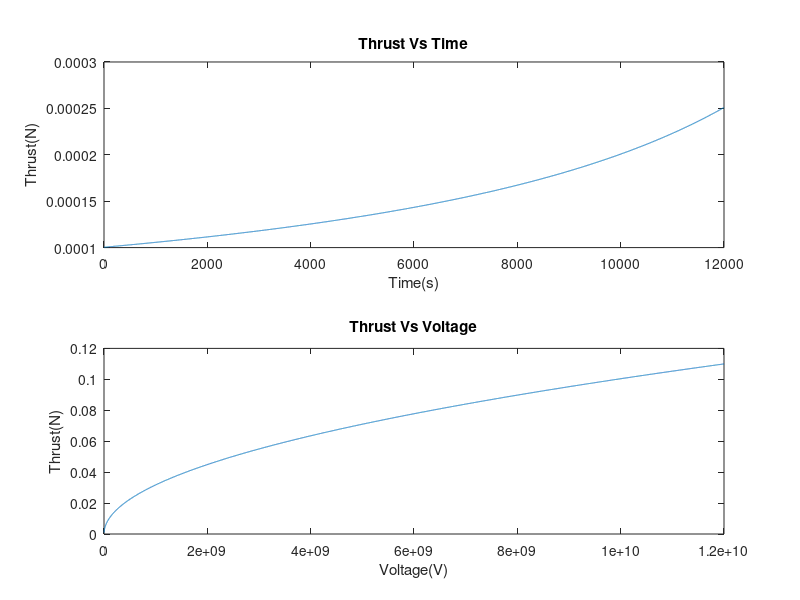

MATLAB code for this plot:
% Ion Thruster Project for ECE325
%
% Group Members:
%   Scott McCarney
%   Wilson Guo
%   John Buccilli
%   Alexandre Tessier
%
% Works Cited: 
%   http://ngpdlab.engin.umich.edu/electric-propulsion/field-emission-electric-propulsion
%   http://descanso.jpl.nasa.gov/SciTechBook/series1/Goebel__cmprsd_opt.pdf

clc

%Constants

q = 1.602*10^-19;       %charge of electron
m = 9.109*10^-31;       %mass of electron
CsMass = 2.2085*10^-25; %mass of Cesium
rocketMass = 2000;      %kilograms
ionFlowRate = 10000;    %ion/sec
impulseTime = 12000;    %Time thruster is active (s)
massOfIon = 1*10^-5;    %kg/ion
fuelMass = 0.2;         %200 g of fuel
flowRateKgS = fuelMass / impulseTime;  % 200 g fuel over impulse Time
massOverTime = ionFlowRate*massOfIon;

%End Constants

%Array
timeArray = 1:impulseTime;      %1:100
voltageArray = 1:impulseTime;   %1:100
voltageArray = 1*10^6*voltageArray;%millions
ThrustTime = 1:impulseTime;     %1:100
ThrustVoltage = 1:impulseTime;  %1:100

for n = 1:impulseTime;      %1:100
    if n == 1
        %ThrustTime(n) = m*sqrt(2*q*ionFlowRate/m)*log((rocketMass)/(rocketMass - massOverTime*timeArray(n))); 
        ThrustTime(n) = flowRateKgS*sqrt(2*q*ionFlowRate/CsMass)*log((rocketMass)/(rocketMass - massOverTime*timeArray(n))); 
    else
        %ThrustTime(n) = m*sqrt(2*q*ionFlowRate/m)*log((rocketMass - massOverTime*timeArray(n-1))/(rocketMass - massOverTime*timeArray(n)));
        ThrustTime(n) = flowRateKgS*sqrt(2*q*ionFlowRate/CsMass)*log((rocketMass - massOverTime*timeArray(n-1))/(rocketMass - massOverTime*timeArray(n)));
    end
end

for n = 1:impulseTime;      %1:100
    if n == 1
        %ThrustVoltage(n) = m*sqrt(2*q*voltageArray(n)/m)*log((rocketMass)/(rocketMass - massOverTime*timeArray(1)));
        ThrustVoltage(n) = flowRateKgS*sqrt(2*q*voltageArray(n)/CsMass)*log((rocketMass)/(rocketMass - massOverTime*timeArray(1))); 
    else
        %ThrustVoltage(n) = m*sqrt(2*q*voltageArray(n)/m)*log((rocketMass - massOverTime*timeArray(1))/(rocketMass - massOverTime*timeArray(2)));
        ThrustVoltage(n) = flowRateKgS*sqrt(2*q*voltageArray(n)/CsMass)*log((rocketMass - massOverTime*timeArray(1))/(rocketMass - massOverTime*timeArray(2)));
    end
end

figure
subplot(2, 1, 1);
plot(timeArray, ThrustTime);
title('Thrust Vs Time');
xlabel('Time(s)');
ylabel('Thrust(N)');
subplot(2, 1, 2);
plot(voltageArray, ThrustVoltage);
title('Thrust Vs Voltage');
xlabel('Voltage(V)');
ylabel('Thrust(N)');
